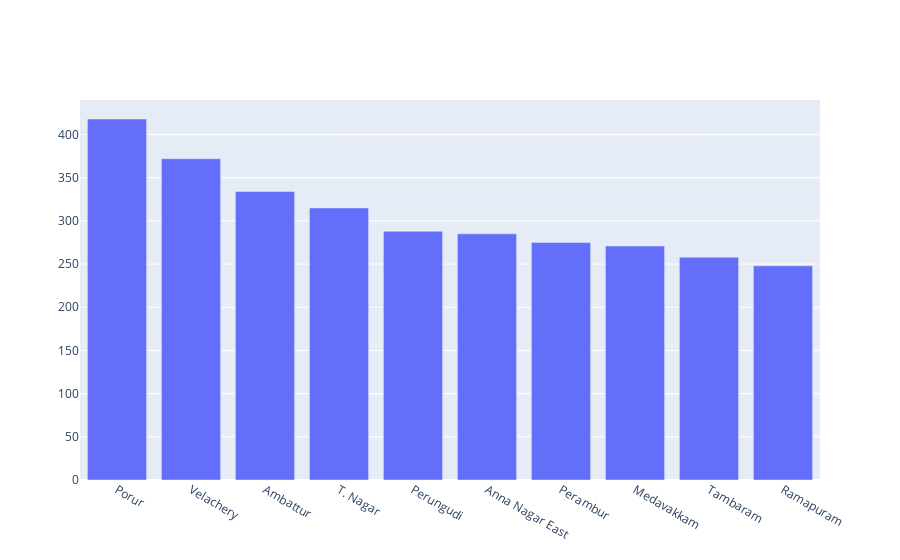

This figure's notebook cell:
### Code cell
# display the top 10 locations based on their frequency count in the 'Location' column
fig = pg.Figure(data=[pg.Bar(
                x = df['Location'].value_counts()[:10].index.tolist(),
                y = df['Location'].value_counts()[:10].values.tolist())])

fig.show()

### Figure 1 — Plotly figure (JSON) as saved in the notebook; plotly's stock layout.template omitted (floating-point values rounded to 4 significant figures)
{"data": [{"type": "bar", "x": ["Porur", "Velachery", "Ambattur", "T. Nagar", "Perungudi", "Anna Nagar East", "Perambur", "Medavakkam", "Tambaram", "Ramapuram"], "y": [418, 372, 334, 315, 288, 285, 275, 271, 258, 248]}], "layout": {}}
